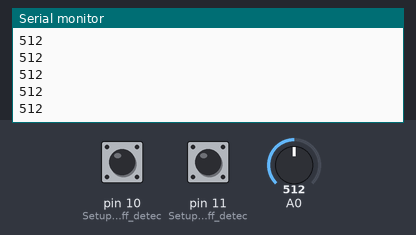
Bench run of a sketch on a simulated Arduino Uno, built with avr-gcc and run on an emulated ATmega328P. Parts: the last lines printed to the serial monitor. The inputs (shaded band) are chosen by the test bench; at power-on: pin 10 (Setup_for_leads_off_detec) LOW, A0 = 512, pin 11 (Setup_for_leads_off_detec) LOW.

Above: at 1.2 s.
1.3 s: pin 10 (Setup_for_leads_off_detec) pulled HIGH for 0.15 s
At 1.32 s:
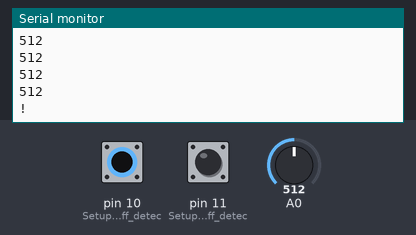
2.9 s: A0 set to 716
At 2.93 s:
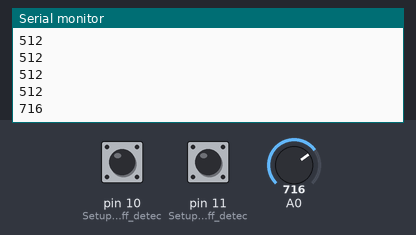
4.4 s: A0 set to 900
At 4.44 s:
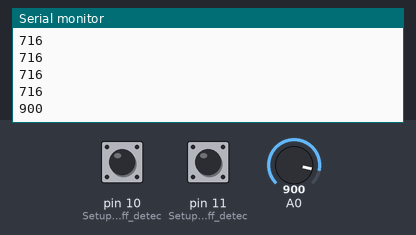
Timing chart, 0 to 7.4 s (numbered marks = the images above; inputs shaded):
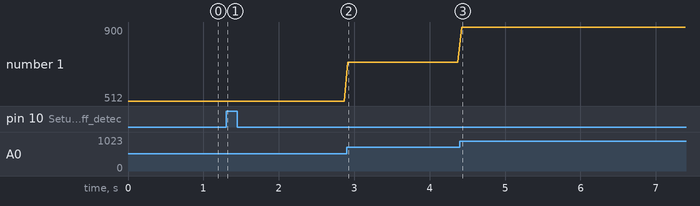

The sketch:

ECG_code.ino
```cpp
void setup(){
// initialize the serial communication:
Serial.begin(9600);
pinMode(10, INPUT); // Setup for leads off detection LO +
pinMode(11, INPUT); // Setup for leads off detection LO -

}

void loop() {

if((digitalRead(10) == 1)||(digitalRead(11) == 1)){
Serial.println('!');
}
else{
// send the value of analog input 0:
Serial.println(analogRead(A0));
}
//Wait for a bit to keep serial data from saturating
delay(50);
}
```

Measured:
- after the input at 1.3 s, the serial monitor: prints a new line at once (image 1)
- after the input at 2.9 s, the serial monitor: prints a new line at once (image 2)
- after the input at 4.4 s, the serial monitor: prints a new line at once (image 3)
- plotted number 1: 512 → 716 after the input at 2.9 s, 716 → 900 after the input at 4.4 s
